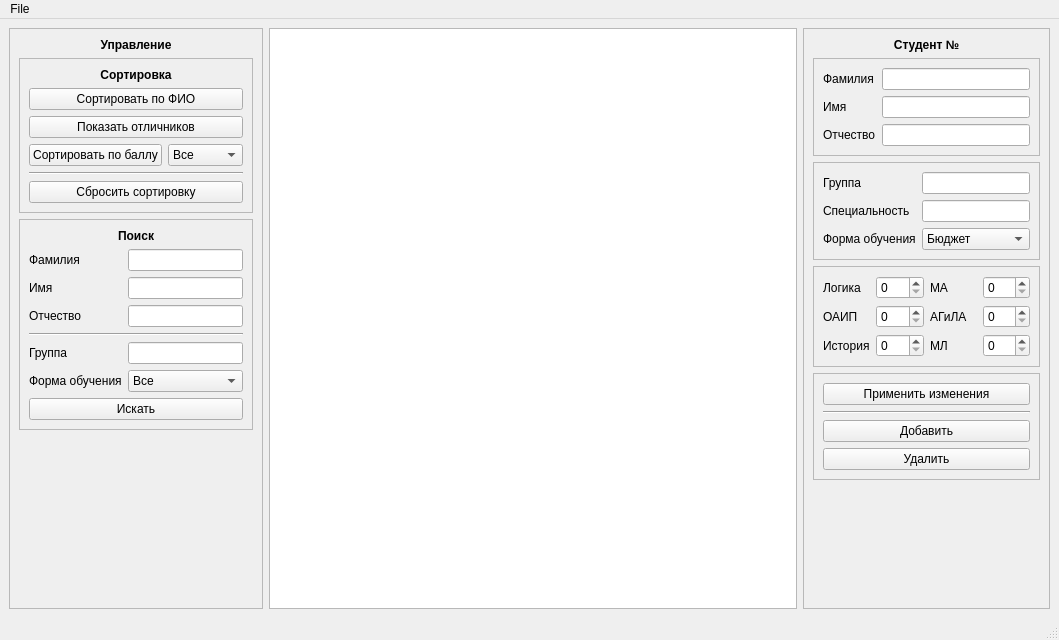
<?xml version="1.0" encoding="UTF-8"?>
<ui version="4.0">
 <class>MainWindow</class>
 <widget class="QMainWindow" name="MainWindow">
  <property name="geometry">
   <rect>
    <x>0</x>
    <y>0</y>
    <width>1059</width>
    <height>640</height>
   </rect>
  </property>
  <property name="windowTitle">
   <string>MainWindow</string>
  </property>
  <widget class="QWidget" name="centralwidget">
   <layout class="QHBoxLayout" name="horizontalLayout">
    <item>
     <widget class="QFrame" name="sortingFrame">
      <property name="sizePolicy">
       <sizepolicy hsizetype="Maximum" vsizetype="Preferred">
        <horstretch>0</horstretch>
        <verstretch>0</verstretch>
       </sizepolicy>
      </property>
      <property name="frameShape">
       <enum>QFrame::StyledPanel</enum>
      </property>
      <property name="frameShadow">
       <enum>QFrame::Raised</enum>
      </property>
      <layout class="QVBoxLayout" name="verticalLayout_3">
       <item>
        <widget class="QLabel" name="sortingHeaderLabel">
         <property name="font">
          <font>
           <weight>75</weight>
           <bold>true</bold>
          </font>
         </property>
         <property name="text">
          <string>Управление</string>
         </property>
         <property name="alignment">
          <set>Qt::AlignHCenter|Qt::AlignTop</set>
         </property>
        </widget>
       </item>
       <item>
        <widget class="QFrame" name="sortingFrame_2">
         <property name="frameShape">
          <enum>QFrame::StyledPanel</enum>
         </property>
         <property name="frameShadow">
          <enum>QFrame::Raised</enum>
         </property>
         <layout class="QGridLayout" name="gridLayout_2">
          <item row="3" column="1">
           <widget class="QComboBox" name="sortFormComboBox">
            <item>
             <property name="text">
              <string>Все</string>
             </property>
            </item>
            <item>
             <property name="text">
              <string>Бюджет</string>
             </property>
            </item>
            <item>
             <property name="text">
              <string>Платно</string>
             </property>
            </item>
           </widget>
          </item>
          <item row="1" column="0" colspan="2">
           <widget class="QPushButton" name="sortByNameButton">
            <property name="text">
             <string>Сортировать по ФИО</string>
            </property>
           </widget>
          </item>
          <item row="2" column="0" colspan="2">
           <widget class="QPushButton" name="showBestButton">
            <property name="text">
             <string>Показать отличников</string>
            </property>
           </widget>
          </item>
          <item row="0" column="0" colspan="2">
           <widget class="QLabel" name="label_9">
            <property name="font">
             <font>
              <weight>75</weight>
              <bold>true</bold>
             </font>
            </property>
            <property name="text">
             <string>Сортировка</string>
            </property>
            <property name="alignment">
             <set>Qt::AlignCenter</set>
            </property>
           </widget>
          </item>
          <item row="5" column="0" colspan="2">
           <widget class="QPushButton" name="resetSortButton">
            <property name="text">
             <string>Сбросить сортировку</string>
            </property>
           </widget>
          </item>
          <item row="3" column="0">
           <widget class="QPushButton" name="sortByAvgButton">
            <property name="text">
             <string>Сортировать по баллу</string>
            </property>
           </widget>
          </item>
          <item row="4" column="0" colspan="2">
           <widget class="Line" name="line_2">
            <property name="orientation">
             <enum>Qt::Horizontal</enum>
            </property>
           </widget>
          </item>
         </layout>
        </widget>
       </item>
       <item>
        <widget class="QFrame" name="searchFrame">
         <property name="frameShape">
          <enum>QFrame::StyledPanel</enum>
         </property>
         <property name="frameShadow">
          <enum>QFrame::Raised</enum>
         </property>
         <layout class="QGridLayout" name="gridLayout_3">
          <item row="2" column="0">
           <widget class="QLabel" name="label_14">
            <property name="text">
             <string>Имя</string>
            </property>
           </widget>
          </item>
          <item row="1" column="1">
           <widget class="QLineEdit" name="searchLastNameEdit"/>
          </item>
          <item row="2" column="1">
           <widget class="QLineEdit" name="searchFirstNameEdit"/>
          </item>
          <item row="0" column="0" colspan="2">
           <widget class="QLabel" name="label_10">
            <property name="font">
             <font>
              <weight>75</weight>
              <bold>true</bold>
             </font>
            </property>
            <property name="text">
             <string>Поиск</string>
            </property>
            <property name="alignment">
             <set>Qt::AlignCenter</set>
            </property>
           </widget>
          </item>
          <item row="3" column="0">
           <widget class="QLabel" name="label_15">
            <property name="text">
             <string>Отчество</string>
            </property>
           </widget>
          </item>
          <item row="6" column="1">
           <widget class="QComboBox" name="searchFormComboBox">
            <item>
             <property name="text">
              <string>Все</string>
             </property>
            </item>
            <item>
             <property name="text">
              <string>Бюджет</string>
             </property>
            </item>
            <item>
             <property name="text">
              <string>Платно</string>
             </property>
            </item>
           </widget>
          </item>
          <item row="6" column="0">
           <widget class="QLabel" name="label_13">
            <property name="text">
             <string>Форма обучения</string>
            </property>
           </widget>
          </item>
          <item row="3" column="1">
           <widget class="QLineEdit" name="searchMiddleNameEdit"/>
          </item>
          <item row="5" column="0">
           <widget class="QLabel" name="label_12">
            <property name="text">
             <string>Группа</string>
            </property>
           </widget>
          </item>
          <item row="7" column="0" colspan="2">
           <widget class="QPushButton" name="searchButton">
            <property name="text">
             <string>Искать</string>
            </property>
           </widget>
          </item>
          <item row="1" column="0">
           <widget class="QLabel" name="label_11">
            <property name="text">
             <string>Фамилия</string>
            </property>
           </widget>
          </item>
          <item row="5" column="1">
           <widget class="QLineEdit" name="searchGroupEdit"/>
          </item>
          <item row="4" column="0" colspan="2">
           <widget class="Line" name="line_3">
            <property name="orientation">
             <enum>Qt::Horizontal</enum>
            </property>
           </widget>
          </item>
         </layout>
        </widget>
       </item>
       <item>
        <spacer name="verticalSpacer">
         <property name="orientation">
          <enum>Qt::Vertical</enum>
         </property>
         <property name="sizeHint" stdset="0">
          <size>
           <width>20</width>
           <height>40</height>
          </size>
         </property>
        </spacer>
       </item>
      </layout>
     </widget>
    </item>
    <item>
     <widget class="QTableWidget" name="tableWidget">
      <property name="sizePolicy">
       <sizepolicy hsizetype="Minimum" vsizetype="Expanding">
        <horstretch>0</horstretch>
        <verstretch>0</verstretch>
       </sizepolicy>
      </property>
     </widget>
    </item>
    <item>
     <widget class="QFrame" name="optionsFrame">
      <property name="sizePolicy">
       <sizepolicy hsizetype="Maximum" vsizetype="Preferred">
        <horstretch>0</horstretch>
        <verstretch>0</verstretch>
       </sizepolicy>
      </property>
      <property name="frameShape">
       <enum>QFrame::StyledPanel</enum>
      </property>
      <property name="frameShadow">
       <enum>QFrame::Raised</enum>
      </property>
      <layout class="QVBoxLayout" name="verticalLayout">
       <item>
        <widget class="QLabel" name="headerLabel">
         <property name="font">
          <font>
           <weight>75</weight>
           <italic>false</italic>
           <bold>true</bold>
           <underline>false</underline>
          </font>
         </property>
         <property name="text">
          <string>Студент №</string>
         </property>
         <property name="alignment">
          <set>Qt::AlignHCenter|Qt::AlignTop</set>
         </property>
        </widget>
       </item>
       <item>
        <widget class="QFrame" name="nameFrame">
         <property name="sizePolicy">
          <sizepolicy hsizetype="Preferred" vsizetype="Preferred">
           <horstretch>0</horstretch>
           <verstretch>0</verstretch>
          </sizepolicy>
         </property>
         <property name="frameShape">
          <enum>QFrame::StyledPanel</enum>
         </property>
         <property name="frameShadow">
          <enum>QFrame::Raised</enum>
         </property>
         <layout class="QFormLayout" name="formLayout">
          <item row="0" column="0">
           <widget class="QLabel" name="lastNameLabel">
            <property name="text">
             <string>Фамилия</string>
            </property>
           </widget>
          </item>
          <item row="0" column="1">
           <widget class="QLineEdit" name="lastNameEdit"/>
          </item>
          <item row="1" column="0">
           <widget class="QLabel" name="firstNameLabel">
            <property name="text">
             <string>Имя</string>
            </property>
           </widget>
          </item>
          <item row="1" column="1">
           <widget class="QLineEdit" name="firstNameEdit"/>
          </item>
          <item row="2" column="0">
           <widget class="QLabel" name="middleNameLabel">
            <property name="text">
             <string>Отчество</string>
            </property>
           </widget>
          </item>
          <item row="2" column="1">
           <widget class="QLineEdit" name="middleNameEdit"/>
          </item>
         </layout>
        </widget>
       </item>
       <item>
        <widget class="QFrame" name="otherFrame">
         <property name="frameShape">
          <enum>QFrame::StyledPanel</enum>
         </property>
         <property name="frameShadow">
          <enum>QFrame::Raised</enum>
         </property>
         <layout class="QFormLayout" name="formLayout_2">
          <item row="0" column="0">
           <widget class="QLabel" name="groupLabel">
            <property name="text">
             <string>Группа</string>
            </property>
           </widget>
          </item>
          <item row="1" column="0">
           <widget class="QLabel" name="label">
            <property name="text">
             <string>Специальность</string>
            </property>
           </widget>
          </item>
          <item row="2" column="0">
           <widget class="QLabel" name="label_2">
            <property name="text">
             <string>Форма обучения</string>
            </property>
           </widget>
          </item>
          <item row="1" column="1">
           <widget class="QLineEdit" name="specialtyEdit"/>
          </item>
          <item row="2" column="1">
           <widget class="QComboBox" name="formComboBox">
            <item>
             <property name="text">
              <string>Бюджет</string>
             </property>
            </item>
            <item>
             <property name="text">
              <string>Платно</string>
             </property>
            </item>
           </widget>
          </item>
          <item row="0" column="1">
           <widget class="QLineEdit" name="groupEdit"/>
          </item>
         </layout>
        </widget>
       </item>
       <item>
        <widget class="QFrame" name="frame">
         <property name="frameShape">
          <enum>QFrame::StyledPanel</enum>
         </property>
         <property name="frameShadow">
          <enum>QFrame::Raised</enum>
         </property>
         <layout class="QGridLayout" name="gridLayout">
          <item row="2" column="0">
           <widget class="QLabel" name="label_5">
            <property name="text">
             <string>История</string>
            </property>
           </widget>
          </item>
          <item row="2" column="2">
           <widget class="QLabel" name="label_8">
            <property name="text">
             <string>МЛ</string>
            </property>
           </widget>
          </item>
          <item row="1" column="2">
           <widget class="QLabel" name="label_7">
            <property name="text">
             <string>АГиЛА</string>
            </property>
           </widget>
          </item>
          <item row="0" column="0">
           <widget class="QLabel" name="label_3">
            <property name="text">
             <string>Логика</string>
            </property>
           </widget>
          </item>
          <item row="1" column="0">
           <widget class="QLabel" name="label_4">
            <property name="text">
             <string>ОАИП</string>
            </property>
           </widget>
          </item>
          <item row="0" column="2">
           <widget class="QLabel" name="label_6">
            <property name="text">
             <string>МА</string>
            </property>
           </widget>
          </item>
          <item row="0" column="1">
           <widget class="QSpinBox" name="logicSpinBox">
            <property name="maximum">
             <number>10</number>
            </property>
           </widget>
          </item>
          <item row="1" column="1">
           <widget class="QSpinBox" name="OAIPSpinBox">
            <property name="maximum">
             <number>10</number>
            </property>
           </widget>
          </item>
          <item row="2" column="1">
           <widget class="QSpinBox" name="historySpinBox">
            <property name="maximum">
             <number>10</number>
            </property>
           </widget>
          </item>
          <item row="0" column="3">
           <widget class="QSpinBox" name="MASpinBox">
            <property name="maximum">
             <number>10</number>
            </property>
           </widget>
          </item>
          <item row="1" column="3">
           <widget class="QSpinBox" name="AGiLASpinBox">
            <property name="maximum">
             <number>10</number>
            </property>
           </widget>
          </item>
          <item row="2" column="3">
           <widget class="QSpinBox" name="MLSpinBox">
            <property name="maximum">
             <number>10</number>
            </property>
           </widget>
          </item>
         </layout>
        </widget>
       </item>
       <item>
        <widget class="QFrame" name="addDeleteFrame">
         <property name="frameShape">
          <enum>QFrame::StyledPanel</enum>
         </property>
         <property name="frameShadow">
          <enum>QFrame::Raised</enum>
         </property>
         <layout class="QVBoxLayout" name="verticalLayout_2">
          <item>
           <widget class="QPushButton" name="editButton">
            <property name="text">
             <string>Применить изменения</string>
            </property>
           </widget>
          </item>
          <item>
           <widget class="Line" name="line">
            <property name="orientation">
             <enum>Qt::Horizontal</enum>
            </property>
           </widget>
          </item>
          <item>
           <widget class="QPushButton" name="addButton">
            <property name="text">
             <string>Добавить</string>
            </property>
           </widget>
          </item>
          <item>
           <widget class="QPushButton" name="deleteButton">
            <property name="text">
             <string>Удалить</string>
            </property>
           </widget>
          </item>
         </layout>
        </widget>
       </item>
       <item>
        <spacer name="verticalSpacer_2">
         <property name="orientation">
          <enum>Qt::Vertical</enum>
         </property>
         <property name="sizeHint" stdset="0">
          <size>
           <width>20</width>
           <height>40</height>
          </size>
         </property>
        </spacer>
       </item>
      </layout>
     </widget>
    </item>
   </layout>
  </widget>
  <widget class="QMenuBar" name="menubar">
   <property name="geometry">
    <rect>
     <x>0</x>
     <y>0</y>
     <width>1059</width>
     <height>30</height>
    </rect>
   </property>
   <widget class="QMenu" name="menuFile">
    <property name="title">
     <string>File</string>
    </property>
    <addaction name="actionSave"/>
    <addaction name="actionOpen"/>
   </widget>
   <addaction name="menuFile"/>
  </widget>
  <widget class="QStatusBar" name="statusbar"/>
  <action name="actionSave">
   <property name="text">
    <string>Save</string>
   </property>
  </action>
  <action name="actionOpen">
   <property name="text">
    <string>Open</string>
   </property>
  </action>
 </widget>
 <resources/>
 <connections/>
</ui>
